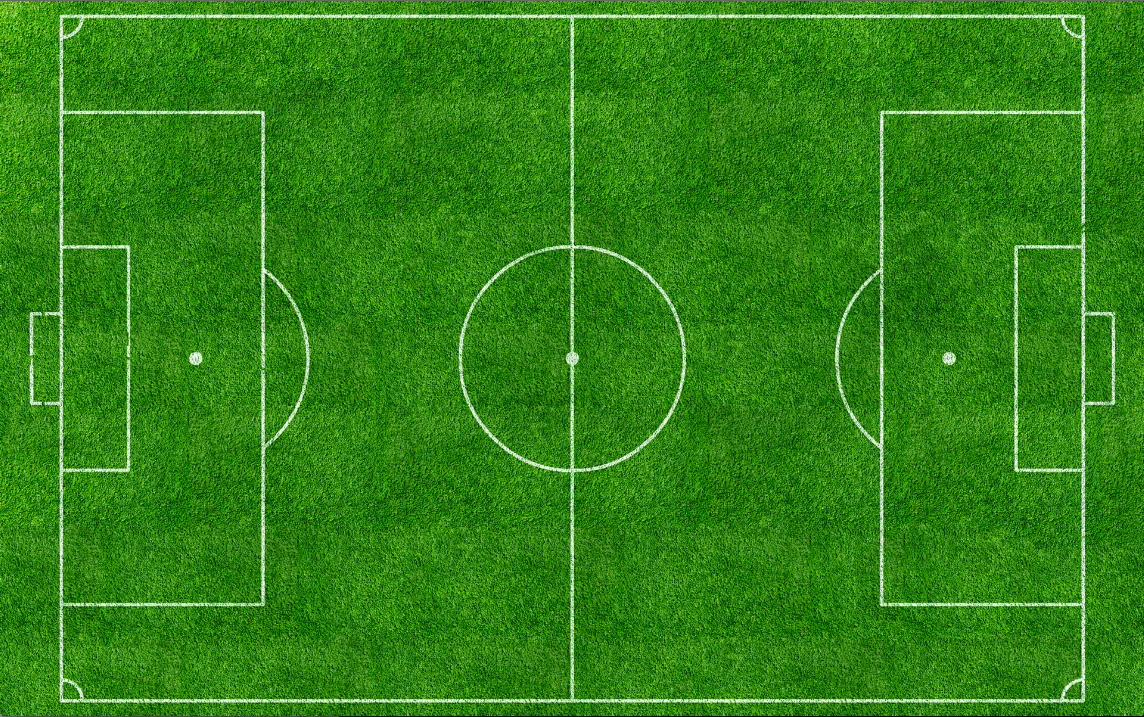
#> input picture src/sentio/source/background.png, 1144 x 717 px, found by its file name
$ python tutorial.py   (Python 2 division)
#> lines starting #> are read from the running program, lines starting #| are printed output that depends on the picture
__author__ = 'aliuzun'
import math
import numpy
from matplotlib.patches import Circle,Rectangle  # $matplotlib/patches.py
import matplotlib.pyplot as plt
import matplotlib.lines as lines

p1=(5.97,33.11)
p2=(33.73,36.42)

x1,y1=p1
x2,y2=p2

r2=(math.sqrt(math.pow(x1 - x2, 2) + math.pow(y1 - y2, 2)))/2.0
r1=(math.sqrt(math.pow(x1 - x2, 2) + math.pow(y1 - y2, 2)))/4.0

def getAngle(p1,p2):
    angle1,angle2=None,None
    (x1,y1),(x2,y2)=p1,p2
    distance=(math.sqrt(math.pow(x1 - x2, 2) + math.pow(y1 - y2, 2)))
    #r2=distance/2.0
    #r1=distance/4.0
    length=(math.sqrt(math.pow(distance, 2) - math.pow((r2-r1), 2)))
    t2=math.fabs(r2-r1)/length
    tmpAngle2=math.degrees(math.atan(t2))
    if (x1==x2 and y1==y2):
        angle1,angle2=0,0

    if x1==x2:
        angle1=90
        if (y2>y1) :
            angle2=tmpAngle2
        elif (y1>y2):
            angle2=-tmpAngle2
    else:
        t1=(y2-y1)/(x2-x1)
        angle1=math.degrees(math.atan(t1))

    if (y1==y2):
        angle1=0
        if (x2>x1) :
            angle2=tmpAngle2
        elif (x1>x2) :
            angle2=-tmpAngle2

    if x2 > x1:
        if (y1>y2) or (y2>y1):
            angle2=tmpAngle2
    elif x1>x2:
        if (y2>y1) or (y1>y2):
            angle2=-tmpAngle2 #--
    return angle1,angle2


def Ftry(p1,p2):
#> called with p1 = (5.97, 33.11), p2 = (33.73, 36.42)
    new_coord=[]
    #x1,y1=p1
    #x2,y2=p2
    add_angle1,add_angle2=getAngle(p1,p2)
    #r2=(math.sqrt(math.pow(x1 - x2, 2) + math.pow(y1 - y2, 2)))/2.0
    #r1=(math.sqrt(math.pow(x1 - x2, 2) + math.pow(y1 - y2, 2)))/4.0

    ang1,ang2=90  + add_angle1 + add_angle2 , 270 +add_angle1 - add_angle2
    rad1,rad2=math.radians(ang1),math.radians(ang2)

    #way1
    for point,radius in [(p1,r1),(p2,r2)]:
        x,y=point
        x1,x2=x+radius*round(math.cos(rad1),2),x+radius*round(math.cos(rad2),2)
        y1,y2=y+radius*round(math.sin(rad1),2),y+radius*round(math.sin(rad2),2)
        new_coord.append([x1,y1,x2,y2])
        print (x1,y1),(x2,y2)
    return new_coord


def draw(p1,p2):
    coords=Ftry(p1,p2)
    xs1,ys1,xs2,ys2=coords[0]
    xt1,yt1,xt2,yt2=coords[1]

    line1=[(xs1,ys1),(xt1,yt1)]
    line2=[(xs2,ys2),(xt2,yt2)]

    (line1_xs, line1_ys) = zip(*line1)
    (line2_xs, line2_ys) = zip(*line2)

    e = Circle( p1, radius=r1,alpha=0.3,facecolor="blue" )
    e1 = Circle( p2, radius=r2,alpha=0.3,facecolor="blue" )
    ax = plt.gca()  # ax = subplot( 1,1,1 )
    ax.add_artist(e)
    ax.add_artist(e1)
    e.set_clip_box(ax.bbox)
    e1.set_clip_box(ax.bbox)

    im= plt.imread("background.png")
#> im is the input picture: shape (717, 1144, 3) float32; mean R, G, B 0.195, 0.511, 0.0741
    ax.imshow(im,extent=[0,100,70,0])
    ax.set_xticks(numpy.arange(0,100+5, 5))
    ax.set_yticks(numpy.arange(0,70+5, 5))

    ax.add_line(lines.Line2D(line1_xs, line1_ys, linewidth=1, color='blue',alpha=0.3))
    ax.add_line(lines.Line2D(line2_xs, line2_ys, linewidth=1, color='blue',alpha=0.3))

    plt.show()
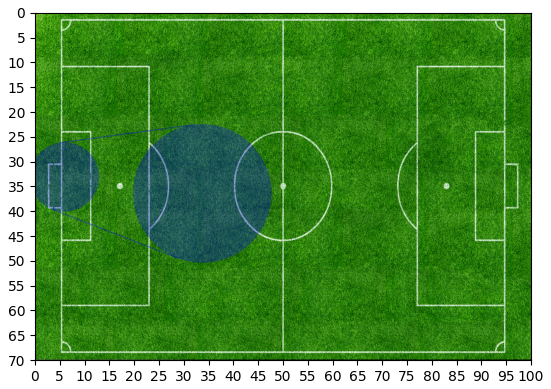
#> figure drawn by matplotlib, 1 panel


draw(p1,p2)

p3=(0,0)

def isInRange(p1, p3, p2):
        x_Sou_orijine,y_Sou_orijine=p1
        x_Tar_orijine,y_Tar_orijine=p2
        x,y=p3

        new_coords=Ftry(p1,p2)

        xT1,yT1,xT2,yT2=new_coords[1] # coordinates on the target circle
        xS1,yS1,xS2,yS2=new_coords[0] ## coordinates on the source circle


        radiusTarToP3 = math.sqrt(math.pow(x_Tar_orijine - x, 2) + math.pow(y_Tar_orijine - y, 2))
        radiusSouToP3 = math.sqrt(math.pow(x_Sou_orijine - x, 2) + math.pow(y_Sou_orijine - y, 2))

        Area_Trapezoid=(2.0*(r1+r2))*r2

        pointsList=[(x,y,xT1,yT1,xT2,yT2),(x,y,xT1,yT1,xS1,yS1),(x,y,xS1,yS1,xS2,yS2),(x,y,xS2,yS2,xT2,yT2)]
        sum_Area=0
        for point in pointsList:
            x1,y1,x2,y2,x3,y3=point
            sum_Area+=math.fabs((x1*(y2 - y3) + x2*(y3 - y1) + x3*(y1-y2))/2.0)
        if (int(sum_Area)==int(Area_Trapezoid)) or (radiusSouToP3 <= r1) or (radiusTarToP3 <= r2):
            print  True
        print False


# [35 lines of commented-out code are left out]
